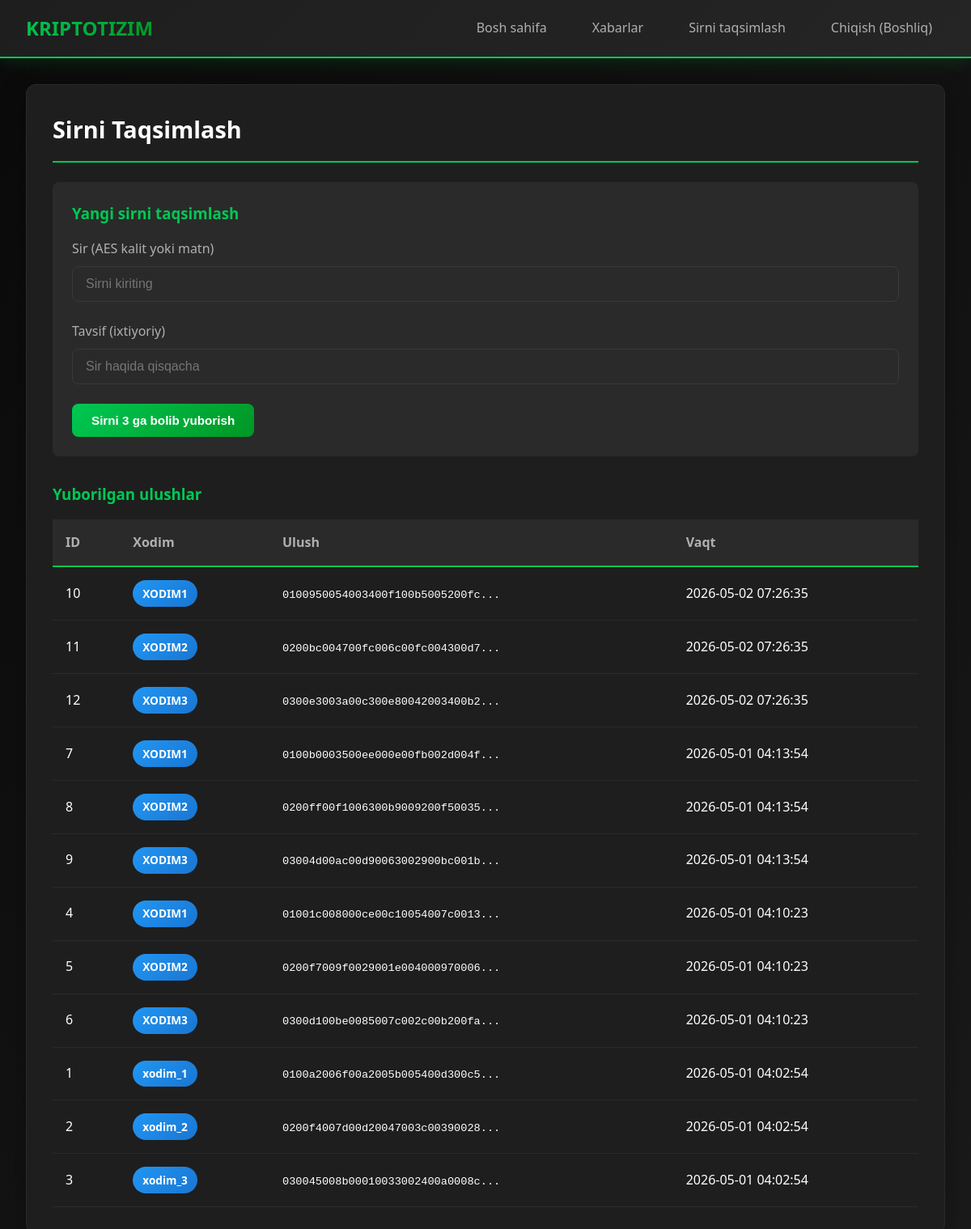
Page /secret_sharing (signed in) on the committed database.
### tables this page shows
CREATE TABLE secret_shares (
    id INTEGER PRIMARY KEY AUTOINCREMENT,
    secret_id TEXT NOT NULL,
    recipient TEXT NOT NULL,
    share_data TEXT NOT NULL,
    timestamp DATETIME DEFAULT CURRENT_TIMESTAMP
);

### app.py (the view, shortened to what this page needs)
@app.route('/secret_sharing', methods=['GET', 'POST'])
@login_required
def secret_sharing_view():
    recovered = None
    shares_list = []
    secrets_list = []
    conn = get_db_connection(DB_PATH)
    cur = conn.cursor()
    user_role = session.get('role')
    if user_role in ['admin', 'boshliq']:
        cur.execute('SELECT secret_id, description, created_at FROM secrets WHERE owner = ? ORDER BY created_at DESC',
                   (session.get('username'),))
        secrets_list = cur.fetchall()
        cur.execute('SELECT ss.id, ss.recipient, ss.share_data, ss.timestamp FROM secret_shares ss INNER JOIN secrets s ON ss.secret_id = s.secret_id WHERE s.owner = ? ORDER BY ss.timestamp DESC',
                   (session.get('username'),))
        shares_list = cur.fetchall()
    elif user_role == 'xodim':
        cur.execute('SELECT id, share_data, timestamp FROM secret_shares WHERE recipient = ? ORDER BY timestamp DESC',
                   (session.get('username'),))
        shares_list = cur.fetchall()
    elif user_role == 'xaker':
        cur.execute('SELECT id, recipient, share_data FROM secret_shares ORDER BY timestamp DESC')
        shares_list = cur.fetchall()
    conn.close()
    return render_template('secret_sharing.html', recovered=recovered, shares_list=shares_list, secrets_list=secrets_list)

### app.py (called while the page is built)
def login_required(f):
    @wraps(f)
    def decorated_function(*args, **kwargs):
        if 'user_id' not in session:
            flash('Iltimos, tizimga kiring.', 'warning')
            return redirect(url_for('login'))
        return f(*args, **kwargs)
    return decorated_function

### utils/db.py (called while the page is built)
def get_db_connection(db_path):
    conn = sqlite3.connect(db_path)
    return conn

### templates/secret_sharing.html (shortened to what this page needs)
{% extends 'base.html' %}
{% block content %}
<div class="card">
  <div class="card-header">
    <h2 class="card-title">Sirni Taqsimlash</h2>
  </div>
  {% if session.role in ['admin', 'boshliq'] %}
  <div style="padding: 1.5rem; background: var(--input-bg); border-radius: 8px; margin-bottom: 2rem;">
    <h3 style="color: var(--primary-green); margin-bottom: 1rem;">Yangi sirni taqsimlash</h3>
    <form method="post">
      <div class="form-group">
        <label class="form-label">Sir (AES kalit yoki matn)</label>
        <input type="text" name="secret" class="form-control" required placeholder="Sirni kiriting">
      </div>
      <div class="form-group">
        <label class="form-label">Tavsif (ixtiyoriy)</label>
        <input type="text" name="description" class="form-control" placeholder="Sir haqida qisqacha">
      </div>
      <button type="submit" name="action" value="split" class="btn btn-primary">Sirni 3 ga bolib yuborish</button>
    </form>
  </div>
  {% if shares_list %}
  <h3 style="color: var(--primary-green); margin: 2rem 0 1rem 0;">Yuborilgan ulushlar</h3>
  <table class="table">
    <thead>
      <tr>
        <th>ID</th>
        <th>Xodim</th>
        <th>Ulush</th>
        <th>Vaqt</th>
      </tr>
    </thead>
    <tbody>
      {% for share in shares_list %}
      <tr>
        <td>{{ share[0] }}</td>
        <td><span class="badge badge-xodim">{{ share[1] }}</span></td>
        <td><code style="font-size: 0.85rem;">{{ share[2][:30] }}...</code></td>
        <td>{{ share[3] }}</td>
      </tr>
      {% endfor %}
    </tbody>
  </table>
  {% endif %}
  {% endif %}
</div>
{% endblock %}

### templates/base.html (shortened to what this page needs)
<!doctype html>
<html lang="uz">
  <head>
    <link rel="stylesheet" href="/static/style.css">
  </head>
  <body>
    <nav class="navbar">
      <div class="navbar-brand">KRIPTOTIZIM</div>
      <ul class="navbar-nav">
        <li><a href="/">Bosh sahifa</a></li>
        {% if session.username %}
          <li><a href="/messages">Xabarlar</a></li>
          <li><a href="/secret_sharing">Sirni taqsimlash</a></li>
          <li><a href="/logout">Chiqish ({{ session.username }})</a></li>
        {% else %}
          <li><a href="/login">Kirish</a></li>
          <li><a href="/register">Ro'yxatdan o'tish</a></li>
        {% endif %}
      </ul>
    </nav>
    <div class="container">
      {% block content %}{% endblock %}
    </div>
  </body>
</html>

### static/style.css (style rules this page uses)
:root { --primary-green: #00C853; --dark-green: #009624; --accent-red: #FF1744; --dark-red: #D50000; --black: #0a0a0a; --dark-bg: #121212; --card-bg: #1e1e1e; --card-border: #2a2a2a; --text-primary: #ffffff; --text-secondary: #b0b0b0; --text-muted: #666666; --input-bg: #2a2a2a; --input-border: #3a3a3a; --success: #00C853; --danger: #FF1744; --warning: #FF9100; }
* { box-sizing: border-box; margin: 0; padding: 0; }
body { font-family: 'Segoe UI', Tahoma, Geneva, Verdana, sans-serif; background: linear-gradient(135deg, var(--black) 0%, #1a1a1a 100%); color: var(--text-primary); min-height: 100vh; line-height: 1.6; }
.navbar { background: linear-gradient(135deg, var(--card-bg) 0%, #252525 100%); border-bottom: 2px solid var(--primary-green); padding: 1rem 2rem; display: flex; justify-content: space-between; align-items: center; box-shadow: 0 4px 20px rgba(0, 200, 83, 0.15); }
.navbar-brand { font-size: 1.5rem; font-weight: 700; background: linear-gradient(135deg, var(--primary-green), var(--dark-green)); -webkit-background-clip: text; -webkit-text-fill-color: transparent; background-clip: text; }
.navbar-nav { display: flex; gap: 1.5rem; list-style: none; }
.navbar-nav a { color: var(--text-secondary); text-decoration: none; font-weight: 500; transition: all 0.3s ease; padding: 0.5rem 1rem; border-radius: 6px; }
.container { max-width: 1200px; margin: 2rem auto; padding: 0 2rem; }
.card { background: var(--card-bg); border: 1px solid var(--card-border); border-radius: 12px; padding: 2rem; margin-bottom: 2rem; box-shadow: 0 8px 32px rgba(0, 0, 0, 0.3); }
.card-header { border-bottom: 2px solid var(--primary-green); padding-bottom: 1rem; margin-bottom: 1.5rem; }
.card-title { font-size: 1.8rem; font-weight: 700; color: var(--text-primary); }
.btn { display: inline-block; padding: 0.75rem 1.5rem; border: none; border-radius: 8px; font-weight: 600; cursor: pointer; transition: all 0.3s ease; text-decoration: none; font-size: 0.95rem; }
.btn-primary { background: linear-gradient(135deg, var(--primary-green), var(--dark-green)); color: white; }
.form-group { margin-bottom: 1.5rem; }
.form-label { display: block; margin-bottom: 0.5rem; color: var(--text-secondary); font-weight: 500; }
.form-control { width: 100%; padding: 0.75rem 1rem; background: var(--input-bg); border: 1px solid var(--input-border); border-radius: 8px; color: var(--text-primary); font-size: 1rem; transition: all 0.3s ease; }
.table { width: 100%; border-collapse: collapse; margin-top: 1rem; }
.table thead { background: var(--input-bg); }
.table th { padding: 1rem; text-align: left; color: var(--text-secondary); font-weight: 600; border-bottom: 2px solid var(--primary-green); }
.table td { padding: 1rem; border-bottom: 1px solid var(--card-border); color: var(--text-primary); }
.badge { display: inline-block; padding: 0.35rem 0.75rem; border-radius: 20px; font-size: 0.85rem; font-weight: 600; }
.badge-xodim { background: linear-gradient(135deg, #2196F3, #1976D2); color: white; }

### rows in the picture
secret_shares: id "10", recipient "XODIM1", share_data "0100950054003400f100b5005200fc", timestamp "2026-05-02 07:26:35"
secret_shares: id "11", recipient "XODIM2", share_data "0200bc004700fc006c00fc004300d7", timestamp "2026-05-02 07:26:35"
secret_shares: id "12", recipient "XODIM3", share_data "0300e3003a00c300e80042003400b2", timestamp "2026-05-02 07:26:35"
secret_shares: id "7", recipient "XODIM1", share_data "0100b0003500ee000e00fb002d004f", timestamp "2026-05-01 04:13:54"
secret_shares: id "8", recipient "XODIM2", share_data "0200ff00f1006300b9009200f50035", timestamp "2026-05-01 04:13:54"
secret_shares: id "9", recipient "XODIM3", share_data "03004d00ac00d90063002900bc001b", timestamp "2026-05-01 04:13:54"
secret_shares: id "4", recipient "XODIM1", share_data "01001c008000ce00c10054007c0013", timestamp "2026-05-01 04:10:23"
secret_shares: id "5", recipient "XODIM2", share_data "0200f7009f0029001e004000970006", timestamp "2026-05-01 04:10:23"
secret_shares: id "6", recipient "XODIM3", share_data "0300d100be0085007c002c00b200fa", timestamp "2026-05-01 04:10:23"
secret_shares: id "1", recipient "xodim_1", share_data "0100a2006f00a2005b005400d300c5", timestamp "2026-05-01 04:02:54"
secret_shares: id "2", recipient "xodim_2", share_data "0200f4007d00d20047003c00390028", timestamp "2026-05-01 04:02:54"
secret_shares: id "3", recipient "xodim_3", share_data "030045008b00010033002400a0008c", timestamp "2026-05-01 04:02:54"

### other values in the picture
{{ session.username }} "Boshliq"
